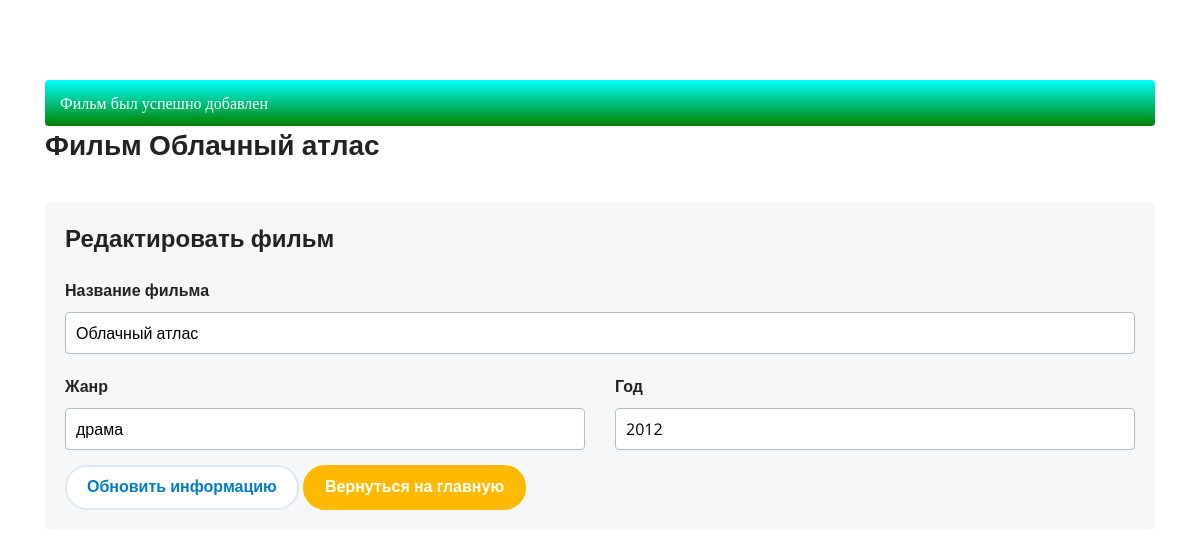
The page /edit.php?id=1 on the database as committed earlier.
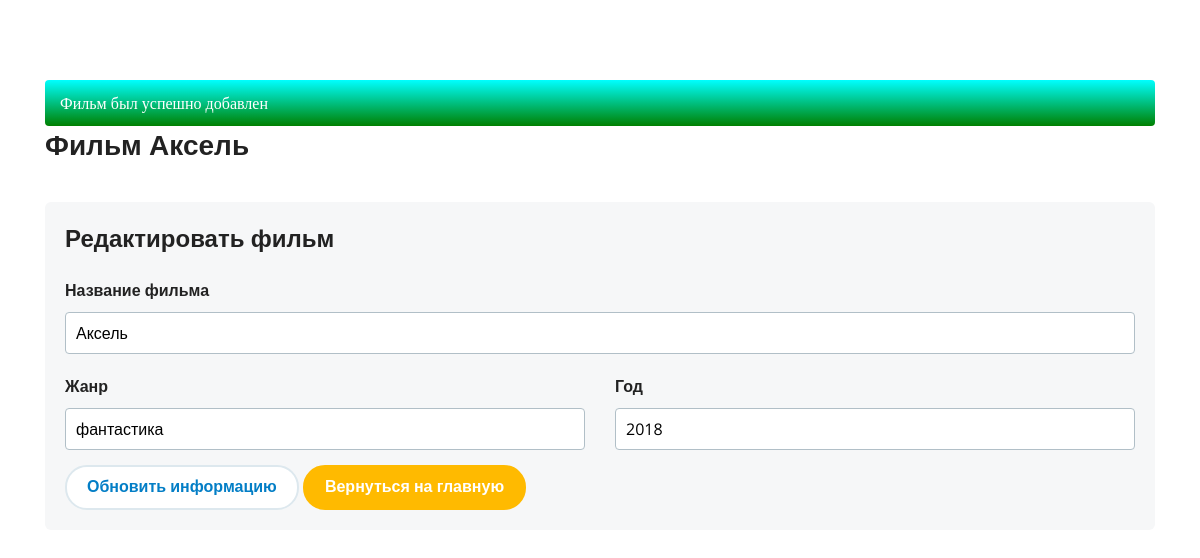
The same page on the database as committed later.
### tables this page shows
CREATE TABLE `films` (
  `id` int(11) NOT NULL,
  `title` text NOT NULL,
  `genre` text NOT NULL,
  `year` int(11) NOT NULL
);

### edit.php (the view, shortened to what this page needs)
<?php
	$link = mysqli_connect('localhost', 'root', '', 'filmoteka');
	$query = "SELECT * FROM `films` WHERE id =
	' " . mysqli_real_escape_string($link, $_GET['id']) . " ' LIMIT 1";
	if ( $result = mysqli_query($link, $query) ) {
		$film = mysqli_fetch_array($result);
	};
	if ( mysqli_query($link, $query) ) {
				$resultSuccess = "Фильм был успешно добавлен";
			} else {
			 	$resultError = "Что-то пошло не так. Попробуйте еще раз";
			}
?>
<!DOCTYPE html>
<html lang="ru">
<head>
	<link rel="stylesheet" href="libs/normalize-css/normalize.css" />
	<link rel="stylesheet" href="libs/bootstrap-4-grid/grid.min.css" />
	<link rel="stylesheet" href="libs/jquery-custom-scrollbar/jquery.custom-scrollbar.css" />
	<link rel="stylesheet" href="./css/main.css" />
</head>
<body class="index-page">
	<div class="container user-content section-page">
		<?php
		if ( @$resultSuccess != '' ) { ?>
			<div class="info-success"><?=$resultSuccess?></div>
		<?php
		}	?>
		<div class="title-1">Фильм <?=$film['title']?></div>
		<div class="panel-holder mt-40 mb-40">
			<div class="title-3 mt-0">Редактировать фильм</div>
			<form action="edit.php?id=<?=$film['id']?>" method="POST">
				<div class="form-group"><label class="label">Название фильма<input class="input" name="title" type="text" placeholder="Название фильма" value="<?=$film['title']?>"/></label></div>
					<div class="row">
						<div class="col">
							<div class="form-group"><label class="label">Жанр<input class="input" name="genre" type="text" placeholder="Жанр" value="<?=$film['genre']?>" /></label></div>
						</div>
						<div class="col">
							<div class="form-group"><label class="label">Год<input class="input" name="year" type="text" placeholder="Год" value="<?=$film['year']?>" /></label></div>
					</div>
				</div>
				<input class="button" type="submit" name="update-film" value="Обновить информацию"/>
				<a href="edit.php" class="button button--edit">Вернуться на главную</a>
			</form>
		</div>
	</div>
</body>
</html>

Rows that differ between the two databases and show on the page:
changed films: title "Облачный атлас" → "Аксель"; genre "драма" → "фантастика"; year "2012" → "2018"
